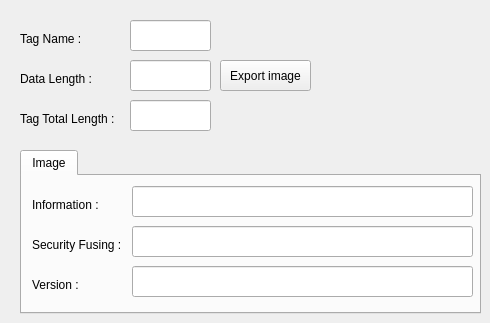
    <widget class="QWidget" name="tab_11">
     <attribute name="title">
      <string>DATA</string>
     </attribute>
     <widget class="QLabel" name="lblImg3TagDATA">
      <property name="geometry">
       <rect>
        <x>20</x>
        <y>30</y>
        <width>91</width>
        <height>17</height>
       </rect>
      </property>
      <property name="text">
       <string>Tag Name :</string>
      </property>
     </widget>
     <widget class="QLineEdit" name="txtImg3TagDATA">
      <property name="geometry">
       <rect>
        <x>130</x>
        <y>20</y>
        <width>81</width>
        <height>31</height>
       </rect>
      </property>
      <property name="readOnly">
       <bool>true</bool>
      </property>
     </widget>
     <widget class="QLabel" name="lblImg3TotalLengthDATA">
      <property name="geometry">
       <rect>
        <x>20</x>
        <y>110</y>
        <width>111</width>
        <height>17</height>
       </rect>
      </property>
      <property name="text">
       <string>Tag Total Length :</string>
      </property>
     </widget>
     <widget class="QLineEdit" name="txtImg3TotalLengthDATA">
      <property name="geometry">
       <rect>
        <x>130</x>
        <y>100</y>
        <width>81</width>
        <height>31</height>
       </rect>
      </property>
      <property name="readOnly">
       <bool>true</bool>
      </property>
     </widget>
     <widget class="QLabel" name="lblImg3DataLengthDATA">
      <property name="geometry">
       <rect>
        <x>20</x>
        <y>70</y>
        <width>91</width>
        <height>17</height>
       </rect>
      </property>
      <property name="text">
       <string>Data Length :</string>
      </property>
     </widget>
     <widget class="QLineEdit" name="txtImg3DataLengthDATA">
      <property name="geometry">
       <rect>
        <x>130</x>
        <y>60</y>
        <width>81</width>
        <height>31</height>
       </rect>
      </property>
      <property name="readOnly">
       <bool>true</bool>
      </property>
     </widget>
     <widget class="QTabWidget" name="tabCode">
      <property name="geometry">
       <rect>
        <x>20</x>
        <y>150</y>
        <width>461</width>
        <height>164</height>
       </rect>
      </property>
      <property name="currentIndex">
       <number>0</number>
      </property>
      <widget class="QWidget" name="tab_8">
       <attribute name="title">
        <string>Image</string>
       </attribute>
       <widget class="QLabel" name="lblImageInfo">
        <property name="geometry">
         <rect>
          <x>10</x>
          <y>20</y>
          <width>91</width>
          <height>17</height>
         </rect>
        </property>
        <property name="text">
         <string>Information :</string>
        </property>
       </widget>
       <widget class="QLineEdit" name="txtImageInfo">
        <property name="geometry">
         <rect>
          <x>110</x>
          <y>10</y>
          <width>341</width>
          <height>31</height>
         </rect>
        </property>
        <property name="readOnly">
         <bool>true</bool>
        </property>
       </widget>
       <widget class="QLabel" name="lblImageSecurityFusing">
        <property name="geometry">
         <rect>
          <x>10</x>
          <y>60</y>
          <width>111</width>
          <height>17</height>
         </rect>
        </property>
        <property name="text">
         <string>Security Fusing :</string>
        </property>
       </widget>
       <widget class="QLineEdit" name="txtImageSecurityFusing">
        <property name="geometry">
         <rect>
          <x>110</x>
          <y>50</y>
          <width>341</width>
          <height>31</height>
         </rect>
        </property>
        <property name="readOnly">
         <bool>true</bool>
        </property>
       </widget>
       <widget class="QLabel" name="lblImageVersion">
        <property name="geometry">
         <rect>
          <x>10</x>
          <y>100</y>
          <width>61</width>
          <height>17</height>
         </rect>
        </property>
        <property name="text">
         <string>Version :</string>
        </property>
       </widget>
       <widget class="QLineEdit" name="txtImageVersion">
        <property name="geometry">
         <rect>
          <x>110</x>
          <y>90</y>
          <width>341</width>
          <height>31</height>
         </rect>
        </property>
        <property name="readOnly">
         <bool>true</bool>
        </property>
       </widget>
      </widget>
     </widget>
     <widget class="QPushButton" name="btnExportImage">
      <property name="geometry">
       <rect>
        <x>220</x>
        <y>60</y>
        <width>91</width>
        <height>31</height>
       </rect>
      </property>
      <property name="text">
       <string>Export image</string>
      </property>
     </widget>
    </widget>
